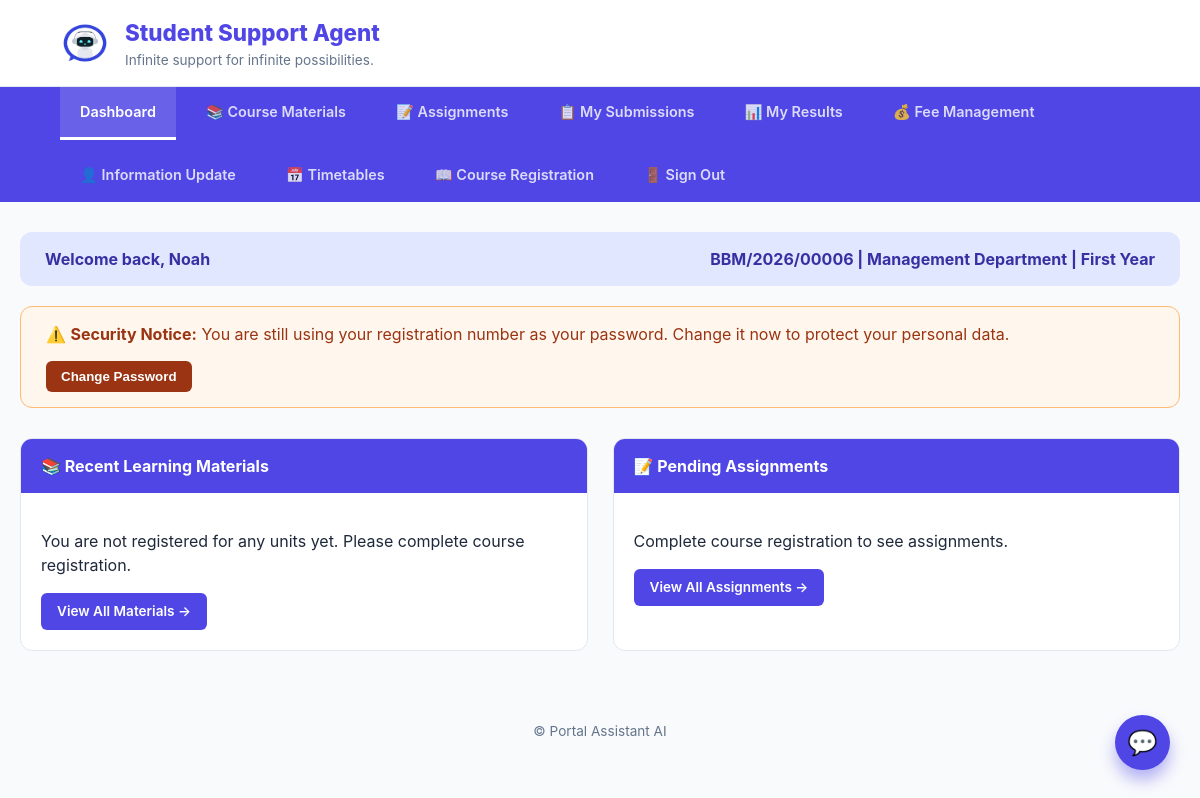
The app's page /Student/home.php (signed in) with its own data.
### tables this page shows
CREATE TABLE `users` (
  `id` int(11) NOT NULL,
  `full_name` varchar(100) NOT NULL,
  `reg_number` varchar(50) NOT NULL,
  `email` varchar(100) NOT NULL,
  `password` varchar(255) NOT NULL,
  `password_changed` tinyint(1) NOT NULL DEFAULT 0,
  `role` enum('student','admin','lecturer') NOT NULL DEFAULT 'student',
  `department` varchar(100) NOT NULL,
  `phone` varchar(20) DEFAULT NULL,
  `created_at` timestamp NOT NULL DEFAULT current_timestamp(),
  `survey_done` tinyint(1) DEFAULT 0,
  `reset_token` varchar(255) DEFAULT NULL,
  `reset_expires` datetime DEFAULT NULL
);

### Student/Home.php (the view, shortened to what this page needs)
<?php
$conn = mysqli_connect("localhost", "root", "", "Portal-Asisstant-AI");
$user_id = $_SESSION['user_id'];
$student_reg = $_SESSION['reg_number'];
$student_dept = $_SESSION['department'];
$sql = "SELECT full_name, reg_number, password, department, created_at FROM users WHERE id = ? AND role = 'student'";
$stmt = mysqli_prepare($conn, $sql);
mysqli_stmt_bind_param($stmt, "i", $user_id);
mysqli_stmt_execute($stmt);
$result = mysqli_stmt_get_result($stmt);
$student = mysqli_fetch_assoc($result);
function getStudentYearLevel($reg_number, $created_at) {
    if (preg_match('/\/(\d{4})\//', $reg_number, $matches)) {
        $admission_year = intval($matches[1]);
        $current_year = date('Y');
        $year_diff = $current_year - $admission_year;
        if ($year_diff == 0) return 'First Year';
    }
    return 'Fourth Year';
}
$student_year_level = getStudentYearLevel($student['reg_number'], $student['created_at']);
$is_default_password = password_verify($student['reg_number'], $student['password']);
$name_parts = explode(" ", $student['full_name']);
$fname = $name_parts[0] ?? 'Student';
$page = $_GET['page'] ?? 'dashboard';
$student_units = [];
$units_list = !empty($student_units) ? "'" . implode("','", $student_units) . "'" : "''";
?>
<!DOCTYPE html>
<html lang="en">
<head>
</head>
<body>
<header>
    <div class="branding">
        <img src="../Images/logo.jpg" class="logoimg" alt="Logo">
        <div>
            <h1>Student Support Agent</h1>
            <small>Infinite support for infinite possibilities.</small>
        </div>
    </div>
</header>
<nav>
    <a href="home.php?page=dashboard" class="<?php echo $page === 'dashboard' ? 'active' : ''; ?>">Dashboard</a>
    <a href="home.php?page=materials" class="<?php echo $page === 'materials' ? 'active' : ''; ?>">📚 Course Materials</a>
    <a href="home.php?page=assignments" class="<?php echo $page === 'assignments' ? 'active' : ''; ?>">📝 Assignments</a>
    <a href="home.php?page=my_submissions" class="<?php echo $page === 'my_submissions' ? 'active' : ''; ?>">📋 My Submissions</a>
    <a href="home.php?page=my_results" class="<?php echo $page === 'my_results' ? 'active' : ''; ?>">📊 My Results</a>
      <a href="fee_management.php" class="fee-link">💰 Fee Management</a>
    <a href="personal_information.php">👤 Information Update</a>
    <a href="teaching_timetable.php">📅 Timetables</a>
    <a href="registration.php">📖 Course Registration</a>
    <a href="../logout.php">🚪 Sign Out</a>
</nav>
<div class="container">
    <div class="student-strip">
        <span>Welcome back, <?php echo htmlspecialchars($fname); ?></span>
        <span><?php echo htmlspecialchars($student['reg_number']); ?> | <?php echo htmlspecialchars($student_dept); ?> Department | <?php echo $student_year_level; ?></span>
    </div>
    <?php if ($is_default_password): ?>
    <div id="securityAlertBox" class="security-alert">
        <span>⚠️ <strong>Security Notice:</strong> You are still using your registration number as your password. Change it now to protect your personal data.</span>
        <button onclick="window.location.href='change_password.php'">Change Password</button>
    </div>
    <?php endif; ?>
    <?php
    switch($page) {
        case 'dashboard': ?>
            <div class="dashboard-grid">
                <div class="card">
                    <div class="card-header">📚 Recent Learning Materials</div>
                    <div class="card-body">
                        <?php
                        if (!empty($student_units)) {
                            $recent_materials = mysqli_query($conn, "SELECT * FROM course_materials WHERE unit_code IN ($units_list) ORDER BY uploaded_at DESC LIMIT 5");
                            if (mysqli_num_rows($recent_materials) > 0):
                                while($material = mysqli_fetch_assoc($recent_materials)):
                        ?>
                            <div class="material-item">
                                <div class="material-title"><?php echo htmlspecialchars($material['title']); ?></div>
                                <div class="material-meta">Unit: <?php echo $material['unit_code']; ?> | Uploaded: <?php echo date('d M Y', strtotime($material['uploaded_at'])); ?></div>
                                <?php if ($material['material_type'] == 'youtube'): ?>
                                    <a href="<?php echo $material['youtube_url']; ?>" target="_blank" class="btn btn-primary btn-sm">▶️ Watch Tutorial</a>
                                <?php else: ?>
                                    <a href="../uploads/materials/<?php echo $material['file_path']; ?>" target="_blank" class="btn btn-primary btn-sm">📥 Download Material</a>
                                <?php endif; ?>
                            </div>
                        <?php endwhile; else: ?>
                            <p>No materials uploaded yet.</p>
                        <?php endif;
                        } else { echo '<p>You are not registered for any units yet. Please complete course registration.</p>'; } ?>
                        <div style="margin-top: 15px;"><a href="home.php?page=materials" class="btn btn-primary">View All Materials →</a></div>
                    </div>
                </div>
                <div class="card">
                    <div class="card-header">📝 Pending Assignments</div>
                    <div class="card-body">
                        <?php
                        if (!empty($student_units)) {
                            $pending_assignments = mysqli_query($conn, "SELECT a.* FROM assignments a WHERE a.unit_code IN ($units_list) AND a.due_date >= CURDATE() AND NOT EXISTS (SELECT 1 FROM assignment_submissions s WHERE s.assignment_id = a.id AND s.student_reg = '$student_reg') ORDER BY a.due_date ASC LIMIT 5");
                            if (mysqli_num_rows($pending_assignments) > 0):
                                while($assignment = mysqli_fetch_assoc($pending_assignments)):
                        ?>
                            <div class="assignment-item">
                                <div class="assignment-title"><?php echo htmlspecialchars($assignment['title']); ?></div>
                                <div class="assignment-meta">Due: <?php echo date('d M Y', strtotime($assignment['due_date'])); ?> | Marks: <?php echo $assignment['total_marks']; ?></div>
                                <button onclick="openAssignmentModal(<?php echo $assignment['id']; ?>, '<?php echo addslashes($assignment['title']); ?>')" class="btn btn-success btn-sm">Submit Assignment</button>
                            </div>
                        <?php endwhile; else: ?>
                            <p>No pending assignments. Great job!</p>
                        <?php endif;
                        } else { echo '<p>Complete course registration to see assignments.</p>'; } ?>
                        <div style="margin-top: 15px;"><a href="home.php?page=assignments" class="btn btn-primary">View All Assignments →</a></div>
                    </div>
                </div>
            </div>
        <?php break;
            ?>
        <?php break;
    }
    ?>
</div>
<div id="chat-fab" onclick="toggleChat()">💬</div>
<footer>
    &copy; Portal Assistant AI
</footer>
</body>
</html>

### Student/Home.php (style rules this page uses)
:root { --primary: #4f46e5; --primary-dark: #3730a3; --bg: #f8fafc; --white: #ffffff; --text-main: #1e293b; --text-light: #64748b; --border: #e2e8f0; --accent: #e0e7ff; --warning-bg: #fff7ed; --warning-text: #9a3412; --warning-border: #fdba74; --success: #10b981; --danger: #ef4444; }
body { font-family: 'Inter', system-ui, sans-serif; background: var(--bg); color: var(--text-main); margin: 0; line-height: 1.5; }
header { background: var(--white); border-bottom: 1px solid var(--border); padding: 1rem 5%; display: flex; align-items: center; justify-content: space-between; flex-wrap: wrap; gap: 15px; }
.branding { display: flex; align-items: center; gap: 15px; }
.logoimg { height: 50px; border-radius: 8px; }
.branding h1 { margin: 0; font-size: 1.4rem; color: var(--primary); font-weight: 800; }
.branding small { color: var(--text-light); display: block; font-size: 0.85rem; }
nav { background: var(--primary); padding: 0 5%; display: flex; gap: 10px; flex-wrap: wrap; }
nav a { color: rgba(255,255,255,0.8); text-decoration: none; padding: 14px 20px; font-size: 0.9rem; font-weight: 600; transition: 0.3s; border-bottom: 3px solid transparent; }
nav a.active { color: white; border-bottom: 3px solid white; background: rgba(255,255,255,0.15); }
.container { max-width: 1400px; margin: 30px auto; padding: 0 20px; }
.student-strip { background: var(--accent); padding: 15px 25px; border-radius: 12px; margin-bottom: 20px; display: flex; justify-content: space-between; align-items: center; color: var(--primary-dark); font-weight: 700; flex-wrap: wrap; gap: 10px; }
.security-alert { background: var(--warning-bg); border: 1px solid var(--warning-border); color: var(--warning-text); padding: 15px 25px; border-radius: 12px; margin-bottom: 30px; display: flex; justify-content: space-between; align-items: center; flex-wrap: wrap; gap: 15px; }
.security-alert button { background: var(--warning-text); color: white; border: none; padding: 8px 15px; border-radius: 6px; font-weight: 600; cursor: pointer; }
.dashboard-grid { display: grid; grid-template-columns: repeat(auto-fit, minmax(350px, 1fr)); gap: 25px; margin-bottom: 30px; }
.card { background: var(--white); border-radius: 12px; border: 1px solid var(--border); overflow: hidden; }
.card-header { background: var(--primary); color: white; padding: 15px 20px; font-weight: 700; }
.card-body { padding: 20px; max-height: 500px; overflow-y: auto; }
.btn { padding: 8px 16px; border-radius: 6px; border: none; cursor: pointer; font-size: 0.85rem; font-weight: 600; text-decoration: none; display: inline-block; }
.btn-primary { background: var(--primary); color: white; }
footer { text-align: center; padding: 40px; color: var(--text-light); font-size: 0.85rem; }
#chat-fab { position: fixed; bottom: 30px; right: 30px; background: var(--primary); color: white; width: 55px; height: 55px; border-radius: 50%; display: flex; align-items: center; justify-content: center; cursor: pointer; box-shadow: 0 10px 15px rgba(79, 70, 229, 0.4); z-index: 100; font-size: 1.5rem; border: none; }

### records on screen
users: full_name "Noah", reg_number "BBM/2026/00006", student_year_level "First Year"

### other values on screen
$student_dept "Management"
